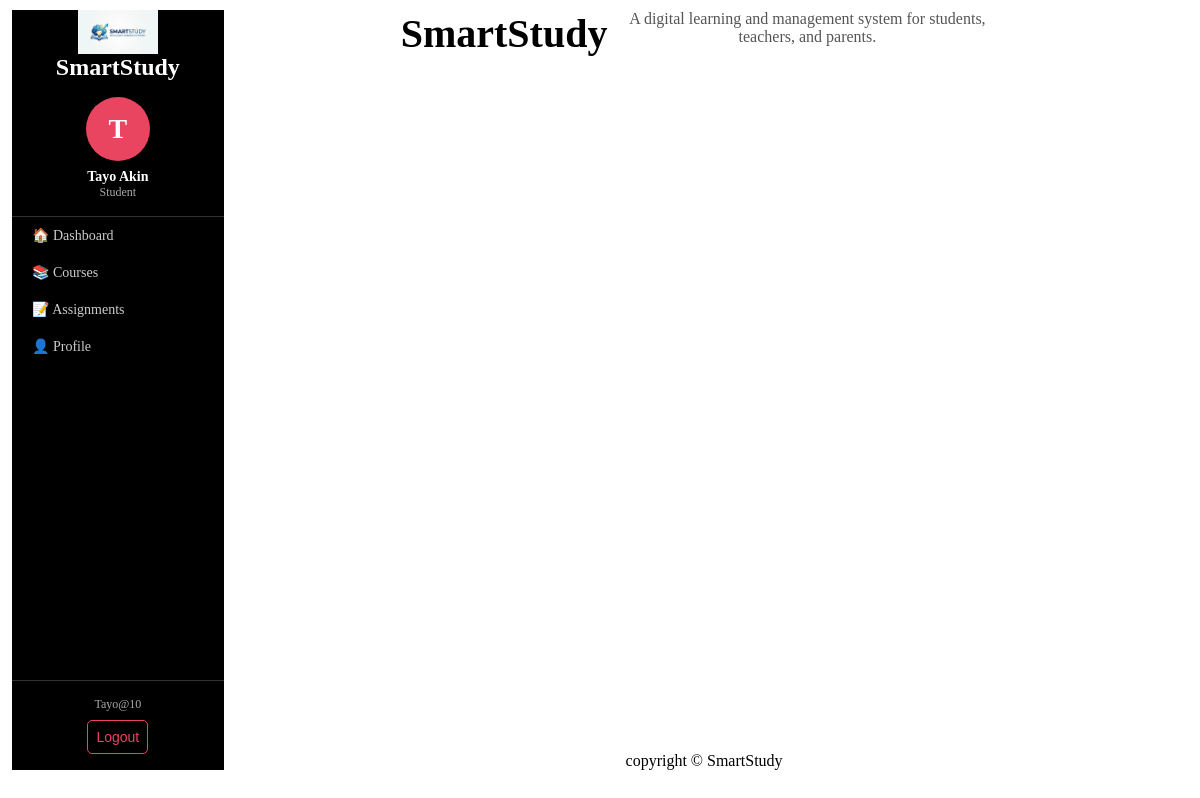
Screenshot of / (signed in) with the database file from the repository.
### portal/models.py (models this page shows, shortened)
class CustomUser(AbstractUser):
    ROLE_CHOICE = [
        ('student', 'Student'),
        ('parent', 'Parent'),
        ('staff', 'Staff'),
        ('Admin', 'Admin'),
    ]
    role = models.CharField(max_length=10, choices=ROLE_CHOICE)
    phone = models.CharField(max_length=20, blank=True)
    image = models.ImageField(upload_to='students/', blank=True, null=True)
    class_name = models.CharField(max_length=20, blank=True)
    children = models.ManyToManyField('self', blank=True,)
    @property
    def is_student(self):
        return self.role == 'student'

### portal/views.py (the view)
# urls.py: path('', views.home, name='home'),
def home(request):
    return render(request, 'portal/home.html')

### templates/portal/home.html (shortened to what this page needs)
{% extends 'base.html'%}
{% block content%}
<div style="display:flex; flex-direction:coloumn; align-item:center; justify-content:center; height:80vh; text-align:center; padding:0 20px; border 2px solid red">
    <h1 style="font-size:2.5rem; margin-bottom:10px;"><strong>SmartStudy</strong></h1>
    <p style="color:#555; font-size:1rem; max-width:400px; margin-bottom:40px;">A digital learning and management system for students, teachers, and parents.</p>
</div>
{%  endblock %}

### templates/base.html (shortened to what this page needs)
{% load static %}
<!DOCTYPE html>
<html lang="en">
<head>
    <link rel='stylesheet' href="{% static 'css/main.css' %}">
</head>
<body>
    <nav>
        <a href="/" class="logo">
            <img src="{% static 'image/logo.png' %}" alt="SmartStudy Logo">
        </a>
        <h2>SmartStudy</h2>
        {% if request.user.is_authenticated %}
            <div class="sidebar-profile">
                {% if request.user.image %}
                    <img src="{{ request.user.image.url }}" alt="Profile Photo" class="profile-img">
                {% else %}
                    <div class="avatar-placeholder">{{ request.user.get_full_name|first }}</div>
                {% endif %}
                <p class="sidebar-name">{{ request.user.get_full_name }}</p>
                <p class="sidebar-role">{{ request.user.role|capfirst }}</p>
            </div>
            <div class="nav-links">
                {% if request.user.is_student %}
                    <a href="{% url 'student_dashboard' %}">🏠 Dashboard</a>
                    <a href="{% url 'student_courses' %}">📚 Courses</a>
                    <a href="{% url 'student_assignments' %}">📝 Assignments</a>
                    <a href="{% url 'student_profile' %}">👤 Profile</a>
                {% elif request.user.is_admin %}
                    <a href="{% url 'admin_dashboard' %}">🏠 Dashboard</a>
                    <a href="{% url 'admin_enrollments' %}">📋 Enrollments</a>
                    <a href="{% url 'admin_enroll_student' %}">➕ Enroll Student</a>
                    <a href="{% url 'admin_add_student' %}">👤 Add New Student</a>
                {% endif %}
            </div>
            <div class="sidebar-footer">
                <span class="sidebar-username">{{ request.user.username }}</span>
                <form action="{% url 'logout' %}" method="post">
                    <button type="submit" class="logout-btn">Logout</button>
                </form>
            </div>
        {% endif %}
    </nav>
    <main>
        {% block content %}
        {% endblock %}
        <footer>
            <p>copyright &copy; SmartStudy</p>
        </footer>
    </main>
</body>
</html>

### static/css/main.css (style rules this page uses)
* { margin: 0; padding: 0; box-sizing: border-box; }
body { width: 98%; margin:10px auto; display: flex; gap: 10px; justify-content: start; align-items: start; }
nav { background-color: black; width: 18%; height: 95vh; display: flex; flex-direction: column; align-items: center; justify-content: start; color: white; }
.logo img { max-width: 80px; height: auto; display: flex; justify-content: start; }
.topNav,.navRight,.nav-links { display: flex; align-items: center; flex-direction: column; width: 100%; color: white; }
.sidebar-profile { display: flex; flex-direction: column; align-items: center; padding: 16px 0; border-bottom: 1px solid #333; width: 100%; }
.avatar-placeholder { width: 64px; height: 64px; border-radius: 50%; background-color: #e94560; color: white; font-size: 28px; font-weight: bold; display: flex; align-items: center; justify-content: center; margin-bottom: 8px; }
.sidebar-name { color: white; font-weight: 600; font-size: 14px; text-align: center; }
.sidebar-role { color: #aaa; font-size: 12px; }
.nav-links a { display: block; width: 100%; padding: 10px 20px; color: #ccc; text-decoration: none; font-size: 14px; transition: background 0.2s, color 0.2s; }
.sidebar-footer { margin-top: auto; width: 100%; padding: 16px; border-top: 1px solid #333; display: flex; flex-direction: column; align-items: center; gap: 8px; }
.sidebar-username { color: #aaa; font-size: 12px; }
.logout-btn { width: 100%; padding: 8px; background-color: transparent; color: #e94560; border: 1px solid #e94560; border-radius: 5px; cursor: pointer; font-size: 14px; transition: background 0.2s, color 0.2s; }
main { width: 80%; height: 95vh; display: flex; flex-direction: column; justify-content: space-between; }
footer { display: flex; margin-inline: auto; align-items: center; }

### rows the page displays
CustomUser: user.get_full_name|first "T", user.get_full_name "Tayo Akin", user.role "Student", user.username "Tayo@10"
